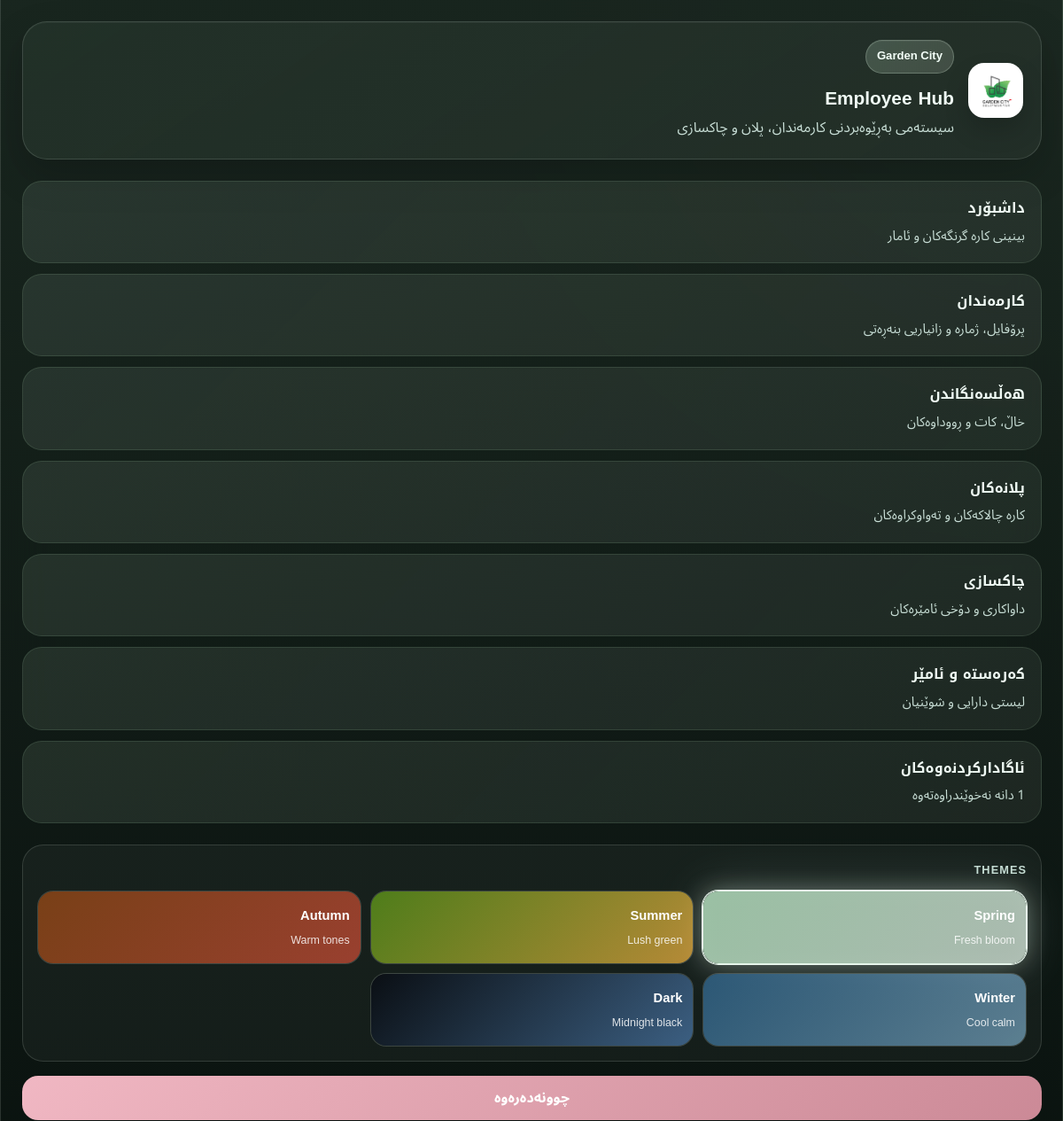
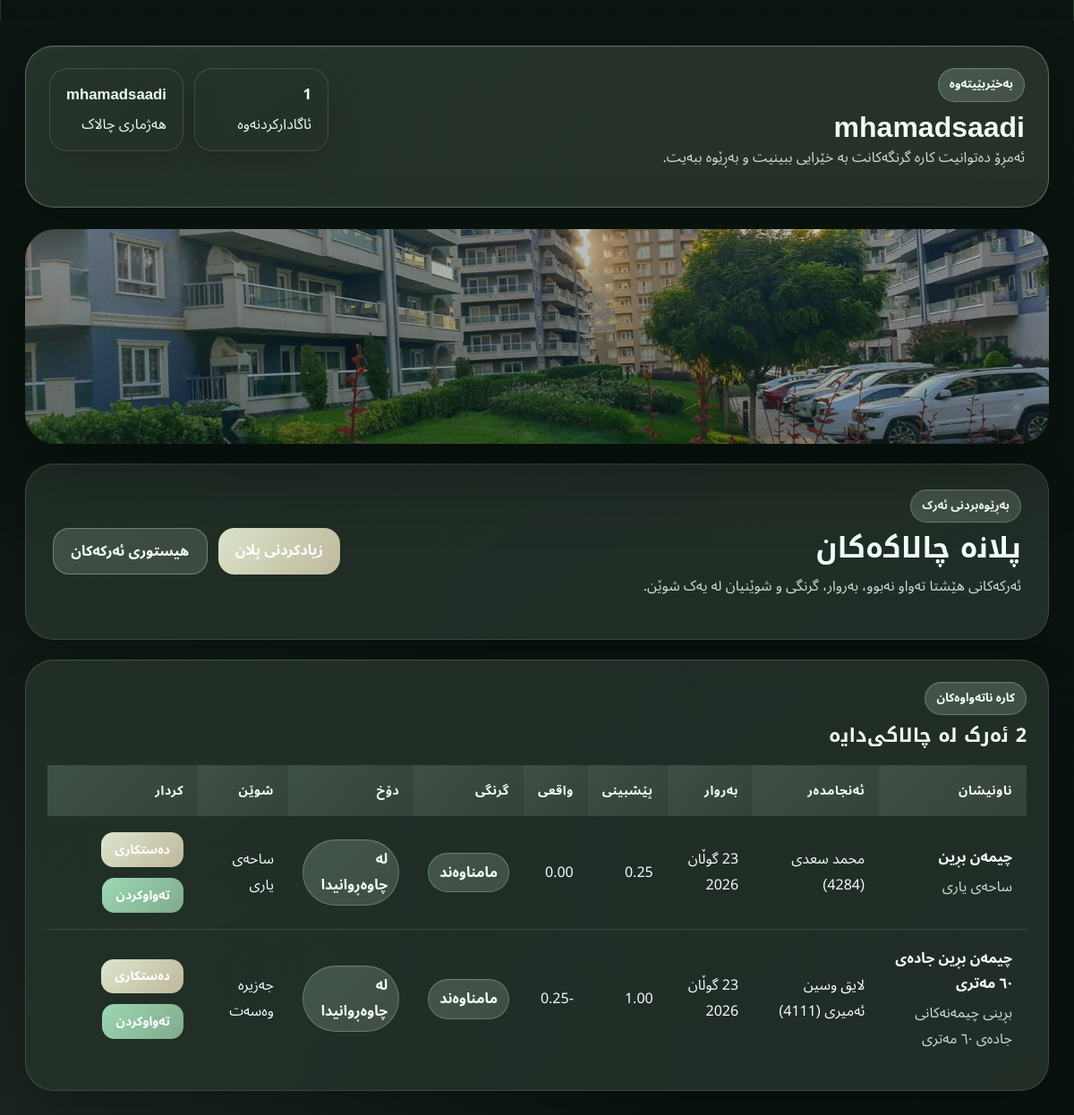
Screenshot of /tasks/ (signed in) with the database file from the repository (2 pictures, top to bottom).
### employees/models.py (models this page shows, shortened)
class Task(models.Model):
    STATUS_CHOICES = [
        ('todo', 'لە چاوەڕوانیدا'),
        ('in_progress', 'لە جێبەجێکردندایە'),
        ('done', 'تەواو بووە'),
    ]
    PRIORITY_CHOICES = [
        ('low', 'نزم'),
        ('medium', 'مامناوەند'),
        ('high', 'بەرز'),
        ('urgent', 'زۆر گرنگ'),
    ]
    title = models.CharField(max_length=200)
    description = models.TextField(blank=True, null=True)
    assigned_to = models.ForeignKey(
        Employee,
        on_delete=models.SET_NULL,
        null=True,
        blank=True,
        related_name='assigned_tasks'
    )
    planned_date = models.DateField(null=True, blank=True)
    estimated_hours = models.DecimalField(max_digits=6, decimal_places=2, default=0)
    actual_hours = models.DecimalField(max_digits=6, decimal_places=2, default=0)
    priority = models.CharField(max_length=20, choices=PRIORITY_CHOICES, default='medium')
    status = models.CharField(max_length=20, choices=STATUS_CHOICES, default='todo')
    location = models.CharField(max_length=255, blank=True, null=True)
    created_by = models.ForeignKey(User, on_delete=models.SET_NULL, null=True, blank=True)
    completed_by = models.ForeignKey(
        Employee,
        on_delete=models.SET_NULL,
        null=True,
        blank=True,
        related_name='completed_tasks'
    )
    score_awarded = models.IntegerField(default=0)
    close_note = models.TextField(blank=True, null=True)
    close_event_created = models.BooleanField(default=False)
    created_at = models.DateTimeField(auto_now_add=True)

class Employee(models.Model):
    user = models.OneToOneField(User, on_delete=models.SET_NULL, null=True, blank=True)
    name = models.CharField(max_length=200)
    code = models.CharField(max_length=50, unique=True)
    position = models.CharField(max_length=200)
    phone = models.CharField(max_length=50, blank=True, null=True)
    department = models.ForeignKey(Department, on_delete=models.CASCADE)
    active = models.BooleanField(default=True)
    can_enter_data = models.BooleanField(default=False)
    is_supervisor = models.BooleanField(default=False)
    created_at = models.DateTimeField(auto_now_add=True)
    def __str__(self):
        return f"{self.name} ({self.code})"

### employees/views.py (the view)
# urls.py: path('tasks/', task_list, name='task_list'),
@login_required
def task_list(request):
    tasks = Task.objects.select_related('assigned_to').exclude(status='done').order_by(
        'planned_date',
        '-created_at',
    )
    return render(request, 'employees/task_list.html', {'tasks': tasks})

### employees/views.py (called while the page is built)
def unread_notifications_count(request):
    if request.user.is_authenticated:
        count = Notification.objects.filter(user=request.user, is_read=False).count()
        return {'unread_notifications_count': count}
    return {'unread_notifications_count': 0}

### employees/templates/employees/task_list.html (shortened to what this page needs)
{% extends 'employees/base.html' %}
{% block banner_class %}page-banner-tasks{% endblock %}
{% block content %}
<section class="page-header-card">
    <div>
        <div class="eyebrow">بەڕێوەبردنی ئەرک</div>
        <h2 class="section-title">پلانە چالاکەکان</h2>
        <p class="section-copy">ئەرکەکانی هێشتا تەواو نەبوو، بەروار، گرنگی و شوێنیان لە یەک شوێن.</p>
    </div>
    <div class="header-actions">
        {% if perms.employees.add_task %}
            <a href="/add-task/" class="btn btn-warning">زیادکردنی پلان</a>
        {% endif %}
        <a href="/tasks/history/" class="btn btn-secondary">هیستوری ئەرکەکان</a>
    </div>
</section>
<section class="surface-card">
    <div class="section-heading">
        <div>
            <div class="eyebrow">کارە ناتەواوەکان</div>
            <h3>{{ tasks|length }} ئەرک لە چالاکی‌دایە</h3>
        </div>
    </div>
    <div class="table-shell">
        <table class="table app-table align-middle">
            <thead>
                <tr>
                    <th>ناونیشان</th>
                    <th>ئەنجامدەر</th>
                    <th>بەروار</th>
                    <th>پێشبینی</th>
                    <th>واقعی</th>
                    <th>گرنگی</th>
                    <th>دۆخ</th>
                    <th>شوێن</th>
                    <th>کردار</th>
                </tr>
            </thead>
            <tbody>
                {% for task in tasks %}
                <tr>
                    <td>
                        <div class="title-cell">
                            <strong>{{ task.title }}</strong>
                            <span>{{ task.description|default:"بەبێ وەسف" }}</span>
                        </div>
                    </td>
                    <td>{{ task.assigned_to|default:"بەبێ دیاریکردن" }}</td>
                    <td>{{ task.planned_date|default:"-" }}</td>
                    <td>{{ task.estimated_hours }}</td>
                    <td>{{ task.actual_hours }}</td>
                    <td><span class="mini-badge mini-badge-warm">{{ task.get_priority_display }}</span></td>
                    <td><span class="mini-badge">{{ task.get_status_display }}</span></td>
                    <td>{{ task.location|default:"-" }}</td>
                    <td>
                        <div class="table-actions">
                            {% if perms.employees.change_task %}
                                <a href="/tasks/{{ task.id }}/edit/" class="btn btn-warning btn-sm">دەستکاری</a>
                                <a href="/tasks/{{ task.id }}/complete/" class="btn btn-success btn-sm">تەواوکردن</a>
                            {% else %}
                                <span class="text-muted">مۆڵەت نییە</span>
                            {% endif %}
                        </div>
                    </td>
                </tr>
                {% endfor %}
            </tbody>
        </table>
    </div>
</section>
{% endblock %}

### employees/templates/employees/base.html (shortened to what this page needs)
{% load static %}
<!DOCTYPE html>
<html lang="ckb" dir="rtl">
<head>
    <link href="https://cdn.jsdelivr.net/npm/bootstrap@5.3.0/dist/css/bootstrap.min.css" rel="stylesheet">
    <link href="{% static 'css/app.css' %}?v=20260425i" rel="stylesheet">
</head>
<body class="theme-spring">
{% if request.user.is_authenticated %}
<div class="app-shell">
    <aside class="sidebar-panel" id="app-sidebar">
        <div class="brand-block">
            <img src="{% static 'images/garden-city-logo.jpg' %}" alt="Garden City" class="brand-logo">
            <div>
                <div class="brand-kicker">Garden City</div>
                <div class="brand-title">Employee Hub</div>
                <div class="brand-copy">سیستەمی بەڕێوەبردنی کارمەندان، پلان و چاکسازی</div>
            </div>
        </div>
        <nav class="sidebar-nav">
            <a href="/dashboard/" class="nav-link-tile">
                <span class="nav-link-title">داشبۆرد</span>
                <span class="nav-link-copy">بینینی کارە گرنگەکان و ئامار</span>
            </a>
            <a href="/employees/" class="nav-link-tile">
                <span class="nav-link-title">کارمەندان</span>
                <span class="nav-link-copy">پرۆفایل، ژمارە و زانیاریی بنەڕەتی</span>
            </a>
            <a href="/scores/" class="nav-link-tile">
                <span class="nav-link-title">هەڵسەنگاندن</span>
                <span class="nav-link-copy">خاڵ، کات و ڕووداوەکان</span>
            </a>
            <a href="/tasks/" class="nav-link-tile">
                <span class="nav-link-title">پلانەکان</span>
                <span class="nav-link-copy">کارە چالاکەکان و تەواوکراوەکان</span>
            </a>
            <a href="/maintenance/" class="nav-link-tile">
                <span class="nav-link-title">چاکسازی</span>
                <span class="nav-link-copy">داواکاری و دۆخی ئامێرەکان</span>
            </a>
            <a href="/assets/" class="nav-link-tile">
                <span class="nav-link-title">کەرەستە و ئامێر</span>
                <span class="nav-link-copy">لیستی دارایی و شوێنیان</span>
            </a>
            <a href="/notifications/" class="nav-link-tile">
                <span class="nav-link-title">ئاگادارکردنەوەکان</span>
                <span class="nav-link-copy">{{ unread_notifications_count }} دانە نەخوێندراوەتەوە</span>
            </a>
        </nav>
        <div class="sidebar-footer">
            <div class="theme-switcher-panel">
                <div class="theme-switcher-label">Themes</div>
                <div class="theme-switcher-grid">
                    <button type="button" class="theme-swatch" data-theme="theme-spring">
                        <span class="theme-swatch-title">Spring</span>
                        <span class="theme-swatch-copy">Fresh bloom</span>
                    </button>
                    <button type="button" class="theme-swatch" data-theme="theme-summer">
                        <span class="theme-swatch-title">Summer</span>
                        <span class="theme-swatch-copy">Lush green</span>
                    </button>
                    <button type="button" class="theme-swatch" data-theme="theme-autumn">
                        <span class="theme-swatch-title">Autumn</span>
                        <span class="theme-swatch-copy">Warm tones</span>
                    </button>
                    <button type="button" class="theme-swatch" data-theme="theme-winter">
                        <span class="theme-swatch-title">Winter</span>
                        <span class="theme-swatch-copy">Cool calm</span>
                    </button>
                    <button type="button" class="theme-swatch" data-theme="theme-dark">
                        <span class="theme-swatch-title">Dark</span>
                        <span class="theme-swatch-copy">Midnight black</span>
                    </button>
                </div>
            </div>
            <a href="/logout/" class="btn btn-danger w-100 mt-3">چوونەدەرەوە</a>
        </div>
    </aside>
    <main class="content-shell">
        <header class="topbar-panel">
            <div class="topbar-intro">
                <div class="topbar-intro-copy">
                    <div class="eyebrow">بەخێربێیتەوە</div>
                    <h1 class="topbar-title">{{ request.user.get_full_name|default:request.user.username }}</h1>
                    <p class="topbar-copy">ئەمڕۆ دەتوانیت کارە گرنگەکانت بە خێرایی ببینیت و بەڕێوە ببەیت.</p>
                </div>
            </div>
            <div class="status-cluster">
                <div class="status-pill">
                    <strong>{{ unread_notifications_count }}</strong>
                    <span>ئاگادارکردنەوە</span>
                </div>
                <div class="status-pill">
                    <strong>{{ request.user.username }}</strong>
                    <span>هەژماری چالاک</span>
                </div>
            </div>
        </header>
        <div class="page-body">
            <section class="page-visual-banner {% block banner_class %}page-banner-default{% endblock %}">
                <div class="page-visual-banner-inner"></div>
            </section>
            {% block content %}{% endblock %}
        </div>
    </main>
</div>
{% else %}
{% block guest_content %}{% endblock %}
{% endif %}
</body>
</html>

### rows the page displays
Task: title "چیمەن بڕین", description "ساحەی یاری", assigned_to "محمد سعدی (4284)", planned_date "23 گوڵان 2026", estimated_hours "0.25", actual_hours "0.00", priority "مامناوەند", status "لە چاوەڕوانیدا", location "ساحەی یاری"
Task: title "چیمەن بڕین جادەی ٦٠ مەتری", description "بڕینی چیمەنەکانی جادەی ٦٠ مەتری", assigned_to "لایق وسین ئەمیری (4111)", planned_date "23 گوڵان 2026", estimated_hours "1.00", actual_hours "-0.25", priority "مامناوەند", status "لە چاوەڕوانیدا", location "جەزیرە وەسەت"

### other values shown
{{ request.user.get_full_name|default:request.user.username }} "mhamadsaadi"
{{ unread_notifications_count }} "1"
{{ request.user.username }} "mhamadsaadi"
